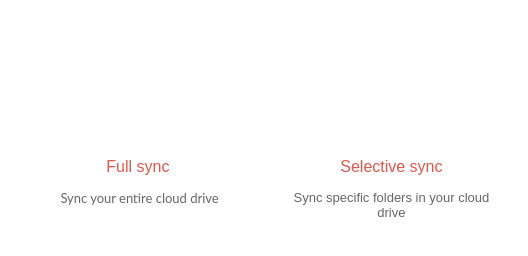
     <widget class="QWidget" name="pSetupType">
      <property name="styleSheet">
       <string notr="true">background: transparent;</string>
      </property>
      <layout class="QVBoxLayout" name="verticalLayout_5">
       <property name="spacing">
        <number>20</number>
       </property>
       <property name="leftMargin">
        <number>15</number>
       </property>
       <property name="topMargin">
        <number>0</number>
       </property>
       <property name="rightMargin">
        <number>15</number>
       </property>
       <item>
        <widget class="QWidget" name="wOptions" native="true">
         <layout class="QHBoxLayout" name="horizontalLayout_5">
          <property name="leftMargin">
           <number>0</number>
          </property>
          <property name="topMargin">
           <number>0</number>
          </property>
          <property name="rightMargin">
           <number>0</number>
          </property>
          <item>
           <widget class="QWidget" name="wTypicalSetup" native="true">
            <property name="minimumSize">
             <size>
              <width>246</width>
              <height>236</height>
             </size>
            </property>
            <property name="maximumSize">
             <size>
              <width>246</width>
              <height>236</height>
             </size>
            </property>
            <property name="focusPolicy">
             <enum>Qt::StrongFocus</enum>
            </property>
            <property name="accessibleDescription">
             <string> Sync your entire cloud drive</string>
            </property>
            <property name="styleSheet">
             <string notr="true"/>
            </property>
            <layout class="QVBoxLayout" name="verticalLayout_12" stretch="0,0">
             <property name="spacing">
              <number>12</number>
             </property>
             <property name="topMargin">
              <number>21</number>
             </property>
             <property name="bottomMargin">
              <number>14</number>
             </property>
             <item>
              <widget class="QPushButton" name="rTypicalSetup">
               <property name="sizePolicy">
                <sizepolicy hsizetype="Preferred" vsizetype="Preferred">
                 <horstretch>0</horstretch>
                 <verstretch>0</verstretch>
                </sizepolicy>
               </property>
               <property name="minimumSize">
                <size>
                 <width>216</width>
                 <height>124</height>
                </size>
               </property>
               <property name="maximumSize">
                <size>
                 <width>216</width>
                 <height>124</height>
                </size>
               </property>
               <property name="font">
                <font>
                 <pointsize>-1</pointsize>
                </font>
               </property>
               <property name="focusPolicy">
                <enum>Qt::NoFocus</enum>
               </property>
               <property name="styleSheet">
                <string notr="true">background: transparent;
border: none;</string>
               </property>
               <property name="icon">
                <iconset resource="../Resources_win.qrc">
                 <normaloff>:/images/full_sync_ico.png</normaloff>:/images/full_sync_ico.png</iconset>
               </property>
               <property name="iconSize">
                <size>
                 <width>216</width>
                 <height>124</height>
                </size>
               </property>
               <property name="checkable">
                <bool>true</bool>
               </property>
               <property name="checked">
                <bool>false</bool>
               </property>
              </widget>
             </item>
             <item>
              <widget class="QWidget" name="widget_3" native="true">
               <property name="sizePolicy">
                <sizepolicy hsizetype="Preferred" vsizetype="Maximum">
                 <horstretch>0</horstretch>
                 <verstretch>0</verstretch>
                </sizepolicy>
               </property>
               <property name="minimumSize">
                <size>
                 <width>0</width>
                 <height>0</height>
                </size>
               </property>
               <property name="maximumSize">
                <size>
                 <width>16777215</width>
                 <height>16777215</height>
                </size>
               </property>
               <property name="styleSheet">
                <string notr="true">background: transparent;
</string>
               </property>
               <layout class="QVBoxLayout" name="verticalLayout_11">
                <property name="spacing">
                 <number>0</number>
                </property>
                <property name="leftMargin">
                 <number>0</number>
                </property>
                <property name="topMargin">
                 <number>0</number>
                </property>
                <property name="rightMargin">
                 <number>0</number>
                </property>
                <property name="bottomMargin">
                 <number>0</number>
                </property>
                <item>
                 <widget class="QLabel" name="lTypicalHeader">
                  <property name="sizePolicy">
                   <sizepolicy hsizetype="Preferred" vsizetype="Maximum">
                    <horstretch>0</horstretch>
                    <verstretch>0</verstretch>
                   </sizepolicy>
                  </property>
                  <property name="minimumSize">
                   <size>
                    <width>0</width>
                    <height>48</height>
                   </size>
                  </property>
                  <property name="maximumSize">
                   <size>
                    <width>16777215</width>
                    <height>48</height>
                   </size>
                  </property>
                  <property name="focusPolicy">
                   <enum>Qt::NoFocus</enum>
                  </property>
                  <property name="styleSheet">
                   <string notr="true">font-size:16px;
font: &quot;Lato&quot;;
font-weight: normal;
color: #E2574C;

</string>
                  </property>
                  <property name="text">
                   <string>Full sync</string>
                  </property>
                  <property name="alignment">
                   <set>Qt::AlignCenter</set>
                  </property>
                  <property name="wordWrap">
                   <bool>true</bool>
                  </property>
                 </widget>
                </item>
                <item>
                 <widget class="QLabel" name="lTypicalDesc">
                  <property name="minimumSize">
                   <size>
                    <width>0</width>
                    <height>32</height>
                   </size>
                  </property>
                  <property name="maximumSize">
                   <size>
                    <width>16777215</width>
                    <height>32</height>
                   </size>
                  </property>
                  <property name="font">
                   <font>
                    <family>Lato</family>
                    <pointsize>-1</pointsize>
                   </font>
                  </property>
                  <property name="focusPolicy">
                   <enum>Qt::NoFocus</enum>
                  </property>
                  <property name="styleSheet">
                   <string notr="true">	color: #666666;
	font-family: &quot;Lato&quot;;
	font-size: 13px;
</string>
                  </property>
                  <property name="text">
                   <string> Sync your entire cloud drive</string>
                  </property>
                  <property name="alignment">
                   <set>Qt::AlignHCenter|Qt::AlignTop</set>
                  </property>
                  <property name="wordWrap">
                   <bool>true</bool>
                  </property>
                  <property name="margin">
                   <number>0</number>
                  </property>
                 </widget>
                </item>
               </layout>
              </widget>
             </item>
            </layout>
           </widget>
          </item>
          <item>
           <widget class="QWidget" name="wAdvancedSetup" native="true">
            <property name="minimumSize">
             <size>
              <width>246</width>
              <height>236</height>
             </size>
            </property>
            <property name="maximumSize">
             <size>
              <width>246</width>
              <height>236</height>
             </size>
            </property>
            <property name="focusPolicy">
             <enum>Qt::StrongFocus</enum>
            </property>
            <property name="accessibleDescription">
             <string>Sync specific folders in your cloud drive</string>
            </property>
            <property name="styleSheet">
             <string notr="true"/>
            </property>
            <layout class="QVBoxLayout" name="verticalLayout_13">
             <property name="spacing">
              <number>12</number>
             </property>
             <property name="leftMargin">
              <number>12</number>
             </property>
             <property name="topMargin">
              <number>21</number>
             </property>
             <property name="bottomMargin">
              <number>14</number>
             </property>
             <item>
              <widget class="QPushButton" name="rAdvancedSetup">
               <property name="sizePolicy">
                <sizepolicy hsizetype="Preferred" vsizetype="Preferred">
                 <horstretch>0</horstretch>
                 <verstretch>0</verstretch>
                </sizepolicy>
               </property>
               <property name="minimumSize">
                <size>
                 <width>216</width>
                 <height>124</height>
                </size>
               </property>
               <property name="maximumSize">
                <size>
                 <width>216</width>
                 <height>124</height>
                </size>
               </property>
               <property name="font">
                <font>
                 <pointsize>-1</pointsize>
                </font>
               </property>
               <property name="focusPolicy">
                <enum>Qt::NoFocus</enum>
               </property>
               <property name="styleSheet">
                <string notr="true">background: transparent;
border: none;</string>
               </property>
               <property name="text">
                <string/>
               </property>
               <property name="icon">
                <iconset resource="../Resources_win.qrc">
                 <normaloff>:/images/selective_sync_ico.png</normaloff>:/images/selective_sync_ico.png</iconset>
               </property>
               <property name="iconSize">
                <size>
                 <width>216</width>
                 <height>124</height>
                </size>
               </property>
               <property name="checkable">
                <bool>true</bool>
               </property>
              </widget>
             </item>
             <item>
              <widget class="QWidget" name="widget_2" native="true">
               <property name="sizePolicy">
                <sizepolicy hsizetype="Preferred" vsizetype="Maximum">
                 <horstretch>0</horstretch>
                 <verstretch>0</verstretch>
                </sizepolicy>
               </property>
               <property name="minimumSize">
                <size>
                 <width>0</width>
                 <height>0</height>
                </size>
               </property>
               <property name="maximumSize">
                <size>
                 <width>16777215</width>
                 <height>16777215</height>
                </size>
               </property>
               <property name="styleSheet">
                <string notr="true">background: transparent;
</string>
               </property>
               <layout class="QVBoxLayout" name="verticalLayout_10">
                <property name="spacing">
                 <number>0</number>
                </property>
                <property name="leftMargin">
                 <number>0</number>
                </property>
                <property name="topMargin">
                 <number>0</number>
                </property>
                <property name="rightMargin">
                 <number>0</number>
                </property>
                <property name="bottomMargin">
                 <number>0</number>
                </property>
                <item>
                 <widget class="QLabel" name="lAdvancedHeader">
                  <property name="sizePolicy">
                   <sizepolicy hsizetype="Preferred" vsizetype="Maximum">
                    <horstretch>0</horstretch>
                    <verstretch>0</verstretch>
                   </sizepolicy>
                  </property>
                  <property name="minimumSize">
                   <size>
                    <width>0</width>
                    <height>48</height>
                   </size>
                  </property>
                  <property name="maximumSize">
                   <size>
                    <width>16777215</width>
                    <height>48</height>
                   </size>
                  </property>
                  <property name="font">
                   <font>
                    <pointsize>-1</pointsize>
                    <weight>50</weight>
                    <italic>false</italic>
                    <bold>false</bold>
                   </font>
                  </property>
                  <property name="focusPolicy">
                   <enum>Qt::NoFocus</enum>
                  </property>
                  <property name="styleSheet">
                   <string notr="true">font-size:16px;
font: &quot;Lato&quot;;
font-weight: normal;
color: #E2574C;
</string>
                  </property>
                  <property name="text">
                   <string>Selective sync</string>
                  </property>
                  <property name="alignment">
                   <set>Qt::AlignCenter</set>
                  </property>
                  <property name="wordWrap">
                   <bool>true</bool>
                  </property>
                 </widget>
                </item>
                <item>
                 <widget class="QLabel" name="lAdvancedDesc">
                  <property name="sizePolicy">
                   <sizepolicy hsizetype="Preferred" vsizetype="Maximum">
                    <horstretch>0</horstretch>
                    <verstretch>0</verstretch>
                   </sizepolicy>
                  </property>
                  <property name="minimumSize">
                   <size>
                    <width>0</width>
                    <height>32</height>
                   </size>
                  </property>
                  <property name="maximumSize">
                   <size>
                    <width>16777215</width>
                    <height>32</height>
                   </size>
                  </property>
                  <property name="focusPolicy">
                   <enum>Qt::NoFocus</enum>
                  </property>
                  <property name="styleSheet">
                   <string notr="true">	color: #666666;
	font-family: &quot;Lato&quot;;
	font-size: 13px;</string>
                  </property>
                  <property name="text">
                   <string>Sync specific folders in your cloud drive</string>
                  </property>
                  <property name="alignment">
                   <set>Qt::AlignHCenter|Qt::AlignTop</set>
                  </property>
                  <property name="wordWrap">
                   <bool>true</bool>
                  </property>
                  <property name="margin">
                   <number>0</number>
                  </property>
                 </widget>
                </item>
               </layout>
              </widget>
             </item>
            </layout>
           </widget>
          </item>
         </layout>
        </widget>
       </item>
      </layout>
     </widget>
